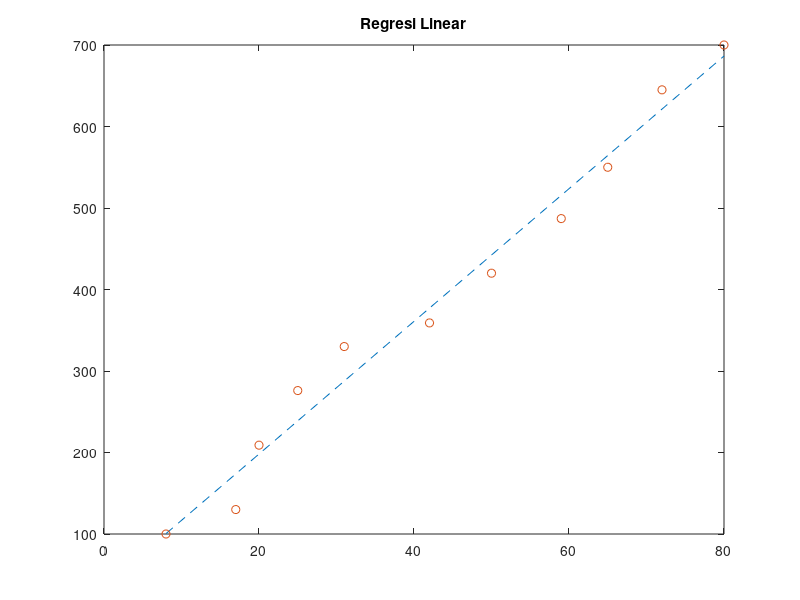

This figure's MATLAB source:
clear;clc;

%Define Variables
X=[8 17 20 25 31 42 50 59 65 72 80];
Y=[100 130 209 276 330 359 420 487 550 645 700];
m=length(X); n=length(Y);
sigX=0;sigXX=0;sigY=0;sigXY=0;

%Getting the Sum function
for i=1:m
  sigX=sigX+X(i);
  sigXX=sigXX+(X(i)^2);
  sigY=sigY+(Y(i));
  sigXY=sigXY+(Y(i)*X(i));
endfor

%Making the matrix
M=[m sigX; sigX sigXX]; N=[sigY; sigXY]
%Regression Function
C=inv(M)*N;

%Defining y function
for i=1:m
  y2(i)=C(2)*X(i)+C(1);
endfor

%Plotting
figure(1);
plot(X,y2,'--',X,Y,'o');
hold on;
title('Regresi Linear');
